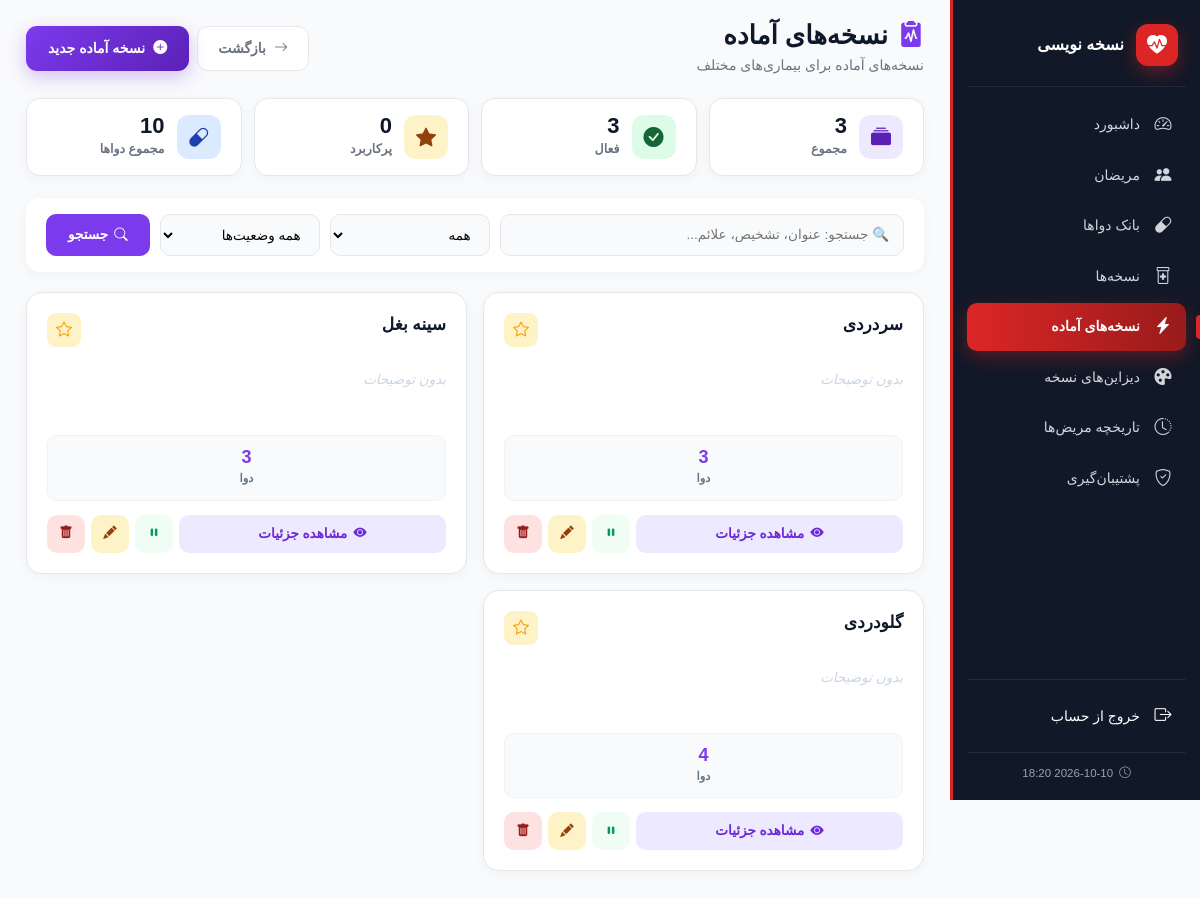
Screenshot of /prescripts/ready/ (signed in) with the database file from the repository.
### apps/prescripts/models.py (models this page shows, shortened)
class ReadyPrescription(models.Model):
    title = models.CharField(max_length=200, verbose_name="عنوان", db_index=True)
    signs_symptoms = models.TextField(blank=True, verbose_name="علائم و نشانه‌ها")
    diagnosis = models.CharField(max_length=500, blank=True, verbose_name="تشخیص")
    impression = models.TextField(blank=True, verbose_name="برداشت بالینی")
    doctor_note = models.TextField(blank=True, verbose_name="یادداشت داکتر")
    advice = models.TextField(blank=True, verbose_name="توصیه‌ها")
    medications = models.JSONField(default=list, blank=True, verbose_name="لیست دواها")
    is_active = models.BooleanField(default=True, verbose_name="فعال")
    is_favorite = models.BooleanField(default=False, verbose_name="پرکاربرد")
    created_at = models.DateTimeField(auto_now_add=True)
    updated_at = models.DateTimeField(auto_now=True)
    class Meta:
        verbose_name = "نسخه آماده"
        verbose_name_plural = "نسخه‌های آماده"
        ordering = ["-is_favorite", "title"]
    @property
    def medications_count(self):
        return len(self.medications or [])

### apps/prescripts/views.py (the view, shortened to what this page needs)
# urls.py: path('ready/', views.ready_prescription_list, name='ready_prescription_list'),
def ready_prescription_list(request):
    qs = ReadyPrescription.objects.all()
    search_query    = request.GET.get('search', '').strip()
    favorite_filter = request.GET.get('favorite', '').strip()
    active_filter   = request.GET.get('active', '').strip()
    if favorite_filter == '1':
        qs = qs.filter(is_favorite=True)
    if active_filter == '1':
        qs = qs.filter(is_active=True)
    elif active_filter == '0':
        qs = qs.filter(is_active=False)
    qs = qs.order_by('-is_favorite', 'title')
    stats = {
        'total':      ReadyPrescription.objects.count(),
        'active':     ReadyPrescription.objects.filter(is_active=True).count(),
        'favorites':  ReadyPrescription.objects.filter(is_favorite=True).count(),
        'meds_total': sum(rp.medications_count for rp in ReadyPrescription.objects.all()),
    }
    return _render_ready_list(
        request, qs=qs,
        search_query=search_query,
        favorite_filter=favorite_filter,
        active_filter=active_filter,
        stats=stats,
    )

### apps/prescripts/views.py (called while the page is built, shortened)
def _render_ready_list(
    request, qs=None,
    search_query='', favorite_filter='', active_filter='',
    stats=None, form=None, edit_ready=None,
    open_modal=None, modal_error=None,
):
    if qs is None:
        qs = ReadyPrescription.objects.all().order_by('-is_favorite', 'title')
    return render(request, 'prescription/ready_prescription_list.html', {
        'ready_prescriptions': qs,
        'search_query': search_query,
        'favorite_filter': favorite_filter,
        'active_filter': active_filter,
        'stats': stats,
        'form': form or ReadyPrescriptionForm(),
        'edit_ready': edit_ready,
        'open_modal': open_modal,
        'modal_error': modal_error,
        'page_title': 'نسخه‌های آماده',
        'active_nav': 'ready_prescriptions',
    })

### apps/prescripts/templates/prescription/ready_prescription_list.html (shortened to what this page needs)
{% extends 'base.html' %}
{% load static %}
{% block content %}
<div class="rp-page-header">
    <div>
        <h1>
            <i class="bi bi-clipboard2-pulse-fill" style="color: #7c3aed;"></i>
            {{ page_title }}
        </h1>
        <p>نسخه‌های آماده برای بیماری‌های مختلف</p>
    </div>
    <div style="display:flex;gap:8px;flex-wrap:wrap;">
        <a href="{% url 'prescription_list' %}" class="btn-back-rp">
            <i class="bi bi-arrow-right"></i> بازگشت
        </a>
        <button class="btn-create-rp" onclick="openCreateModal()">
            <i class="bi bi-plus-circle-fill"></i> نسخه آماده جدید
        </button>
    </div>
</div>
<div class="rp-stats">
    <div class="rp-stat-card">
        <div class="rp-stat-icon total"><i class="bi bi-collection-fill"></i></div>
        <div><div class="rp-stat-num">{{ stats.total }}</div><div class="rp-stat-lbl">مجموع</div></div>
    </div>
    <div class="rp-stat-card">
        <div class="rp-stat-icon active"><i class="bi bi-check-circle-fill"></i></div>
        <div><div class="rp-stat-num">{{ stats.active }}</div><div class="rp-stat-lbl">فعال</div></div>
    </div>
    <div class="rp-stat-card">
        <div class="rp-stat-icon favorite"><i class="bi bi-star-fill"></i></div>
        <div><div class="rp-stat-num">{{ stats.favorites }}</div><div class="rp-stat-lbl">پرکاربرد</div></div>
    </div>
    <div class="rp-stat-card">
        <div class="rp-stat-icon meds"><i class="bi bi-capsule"></i></div>
        <div><div class="rp-stat-num">{{ stats.meds_total }}</div><div class="rp-stat-lbl">مجموع دواها</div></div>
    </div>
</div>
<form method="get" class="rp-filter-bar">
    <input type="text" name="search" value="{{ search_query }}" placeholder="🔍 جستجو: عنوان، تشخیص، علائم...">
    <select name="favorite">
        <option value="">همه</option>
    </select>
    <select name="active">
        <option value="">همه وضعیت‌ها</option>
    </select>
    <button type="submit" class="btn-filter-rp"><i class="bi bi-search"></i> جستجو</button>
</form>
<div class="rp-grid">
    {% for rp in ready_prescriptions %}
    <div class="rp-card {% if rp.is_favorite %}is-favorite{% endif %} {% if not rp.is_active %}inactive{% endif %}">
        <div class="rp-card-header">
            <h3 class="rp-card-title">{{ rp.title }}</h3>
            <form method="post" style="display:inline;">
                <button type="submit" class="rp-card-fav {% if rp.is_favorite %}active{% endif %}" title="پرکاربرد">
                    <i class="bi bi-star{% if rp.is_favorite %}-fill{% endif %}"></i>
                </button>
            </form>
        </div>
        {% if rp.diagnosis %}
        <div class="rp-card-preview">
            <i class="bi bi-clipboard2-check-fill" style="color:#059669;"></i>
            {{ rp.diagnosis|truncatechars:80 }}
        </div>
        {% elif rp.signs_symptoms %}
        <div class="rp-card-preview">
            <i class="bi bi-chat-left-text-fill" style="color:#dc2626;"></i>
            {{ rp.signs_symptoms|truncatechars:80 }}
        </div>
        {% else %}
        <div class="rp-card-preview empty">بدون توضیحات</div>
        {% endif %}
        <div class="rp-card-summary">
            <div class="rp-card-summary-item">
                <div class="rp-card-summary-num">{{ rp.medications_count }}</div>
                <div class="rp-card-summary-lbl">دوا</div>
            </div>
        </div>
        <div class="rp-card-actions">
            <button type="button" class="rp-action-btn view" onclick="viewReady({{ rp.id }})" title="مشاهده جزئیات">
                <i class="bi bi-eye-fill"></i> مشاهده جزئیات
            </button>
            <form method="post" style="display:inline;">
                <button type="submit" class="rp-action-btn icon-only toggle"
                        title="{% if rp.is_active %}غیرفعال کردن{% else %}فعال کردن{% endif %}">
                    <i class="bi bi-{% if rp.is_active %}pause-fill{% else %}play-fill{% endif %}"></i>
                </button>
            </form>
            <button type="button" class="rp-action-btn icon-only edit" onclick="editReady({{ rp.id }})" title="ویرایش">
                <i class="bi bi-pencil-fill"></i>
            </button>
            <button type="button" class="rp-action-btn icon-only delete"
                    onclick="confirmDelete({{ rp.id }}, '{{ rp.title|escapejs }}')"
                    title="حذف">
                <i class="bi bi-trash-fill"></i>
            </button>
        </div>
    </div>
    {% endfor %}
</div>
{% endblock %}

### templates/base.html (style rules this page uses)
:root { --red: #dc2626; --red-dark: #991b1b; --red-light: #fee2e2; --red-soft: #fef2f2; --ink: #1f2937; --muted: #6b7280; --border: #e5e7eb; --bg: #f9fafb; --sidebar-w: 250px; --sidebar-collapsed-w: 78px; }
* { font-family: 'Vazirmatn', Tahoma, sans-serif; }
html, body { height: 100%; }
body { background: var(--bg); min-height: 100vh; margin: 0; color: var(--ink); }

### rows the page displays
ReadyPrescription: title "سردردی", is_favorite False (drawn), diagnosis "بدون توضیحات", medications_count "3", is_active True (drawn)
ReadyPrescription: title "سینه بغل", is_favorite False (drawn), diagnosis "بدون توضیحات", medications_count "3", is_active True (drawn)
ReadyPrescription: title "گلودردی", is_favorite False (drawn), diagnosis "بدون توضیحات", medications_count "4", is_active True (drawn)

### other values shown
{{ page_title }} "نسخه‌های آماده"
{{ stats.total }} "3"
{{ stats.active }} "3"
{{ stats.favorites }} "0"
{{ stats.meds_total }} "10"
